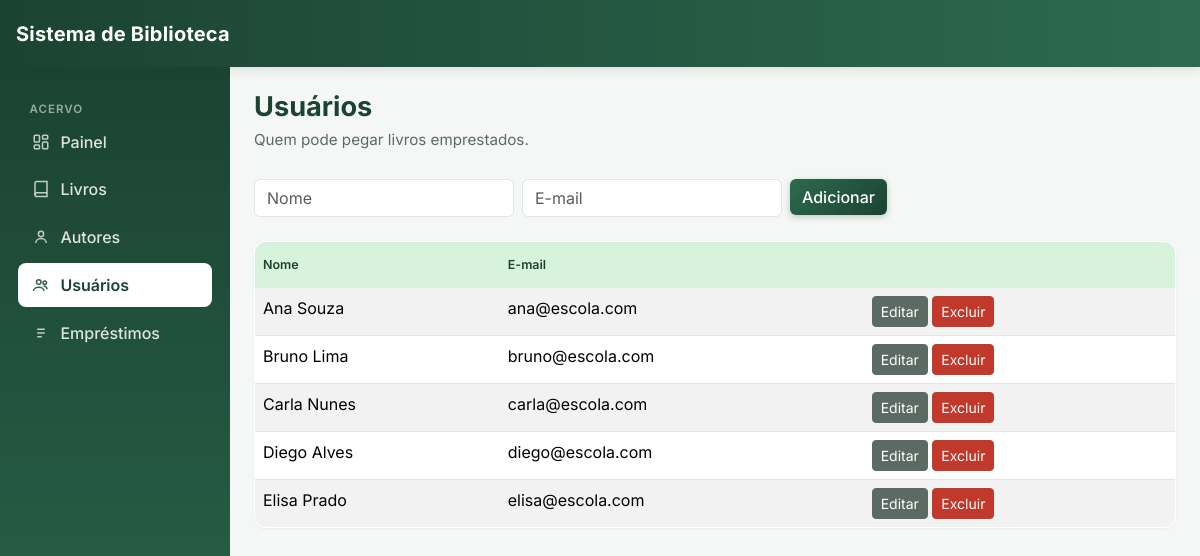
The app's page /pages/usuarios.php with its own data.
### tables this page shows
CREATE TABLE usuarios (
    id INT AUTO_INCREMENT PRIMARY KEY,
    nome VARCHAR(120) NOT NULL,
    email VARCHAR(150) NOT NULL UNIQUE
);

### includes/funcoes.php (called while the page is built, shortened)
<?php
function listarDados($conexao, $tabela) {
    return mysqli_query($conexao, "SELECT * FROM $tabela");
}

### pages/usuarios.php (the view, shortened to what this page needs)
<?php
require_once __DIR__ . '/../includes/conexao.php';
require_once __DIR__ . '/../includes/funcoes.php';
$usuarioEditando = null;
$usuarios = listarDados($conexao, 'usuarios');
require_once __DIR__ . '/../includes/header.php';
require_once __DIR__ . '/../includes/sidebar.php';
?>
<div class="container-fluid p-4">
  <h1>Usuários</h1>
  <p class="subtitulo">Quem pode pegar livros emprestados.</p>
  <form method="POST" class="row g-2 mb-4">
    <div class="col-auto">
      <input type="text" name="nome" class="form-control" placeholder="Nome"
             value="<?= htmlspecialchars($usuarioEditando['nome'] ?? '') ?>" required>
    </div>
    <div class="col-auto">
      <input type="email" name="email" class="form-control" placeholder="E-mail"
             value="<?= htmlspecialchars($usuarioEditando['email'] ?? '') ?>" required>
    </div>
    <div class="col-auto">
      <button class="btn btn-primary"><?= $usuarioEditando ? 'Salvar edição' : 'Adicionar' ?></button>
    </div>
  </form>
  <?php if (mysqli_num_rows($usuarios) === 0): ?>
    <p class="text-muted">Nenhum usuário cadastrado ainda.</p>
  <?php else: ?>
  <table class="table table-striped">
    <thead><tr><th>Nome</th><th>E-mail</th><th></th></tr></thead>
    <tbody>
      <?php while ($usuario = mysqli_fetch_assoc($usuarios)): ?>
      <tr>
        <td><?= htmlspecialchars($usuario['nome']) ?></td>
        <td><?= htmlspecialchars($usuario['email']) ?></td>
        <td>
          <a href="?editar=<?= $usuario['id'] ?>" class="btn btn-sm btn-secondary">Editar</a>
          <a href="?excluir=<?= $usuario['id'] ?>" class="btn btn-sm btn-danger"
             onclick="return confirm('Excluir este usuário? Essa ação não pode ser desfeita.')">Excluir</a>
        </td>
      </tr>
      <?php endwhile; ?>
    </tbody>
  </table>
  <?php endif; ?>
</div>
<?php require_once __DIR__ . '/../includes/footer.php'; ?>

### assets/css/estilo.css (style rules this page uses)
:root { --primary: #1B4332; --primary-mid: #2D6A4F; --primary-light: #40916C; --accent-soft: #D8F3DC; --bg: #F4F7F5; --border: #E1E8E4; --text: #1B1F1D; --text-muted: #5B6B63; --danger: #C0392B; --danger-soft: #FBEAE8; --success: #2D6A4F; }
body { background: var(--bg); color: var(--text); font-family: 'Inter', system-ui, sans-serif; }
h1 { font-size: 1.7rem; font-weight: 700; margin-bottom: 0.3rem; color: var(--primary); }
.subtitulo { color: var(--text-muted); margin-bottom: 1.75rem; font-size: 0.95rem; }
.btn-primary { background: linear-gradient(135deg, var(--primary-mid), var(--primary)); border: none; font-weight: 500; box-shadow: 0 2px 6px rgba(27, 67, 50, 0.25); }
.btn-danger { background-color: var(--danger); border-color: var(--danger); }
.btn-secondary { background-color: var(--text-muted); border-color: var(--text-muted); }
.form-control, .form-select { border-color: var(--border); }
.table { background: #fff; border: 1px solid var(--border); border-radius: 12px; overflow: hidden; box-shadow: 0 1px 3px rgba(27, 67, 50, 0.05); }
.table thead th { font-size: 0.78rem; font-weight: 600; color: var(--primary); background: var(--accent-soft); border-bottom: none !important; padding-top: 0.85rem; padding-bottom: 0.85rem; }

### records on screen
usuarios: nome "Ana Souza", email "ana@escola.com"
usuarios: nome "Bruno Lima", email "bruno@escola.com"
usuarios: nome "Carla Nunes", email "carla@escola.com"
usuarios: nome "Diego Alves", email "diego@escola.com"
usuarios: nome "Elisa Prado", email "elisa@escola.com"
